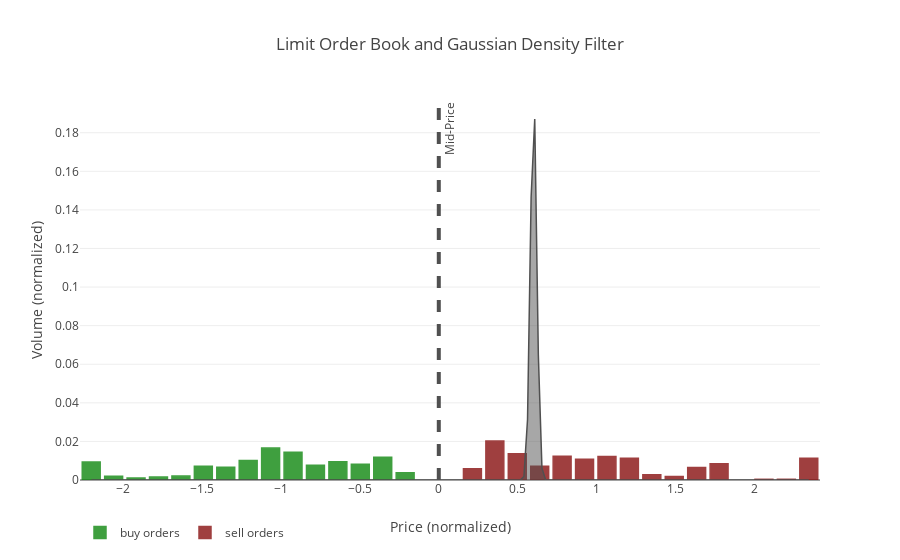

Notebook code cell kept with this figure:
### Code cell
buy_orders = np.array(list(zip(df_bid['price_norm'].values, df_bid['volume_norm'].values)))
sell_orders = np.array(list(zip(df_ask['price_norm'].values, df_ask['volume_norm'].values)))

print(len(buy_orders), len(sell_orders))
p = K/(len(buy_orders) + len(sell_orders)) 
ss = len(buy_orders) / (len(buy_orders)  + len(sell_orders))

print(p*len(buy_orders))

lobs_plots.plot_lob_and_gdf(buy_orders, sell_orders, gdfs[13, :], K)

### Figure 1 — Plotly figure (JSON) as saved in the notebook; plotly's stock layout.template omitted (floating-point values rounded to 4 significant figures; data arrays with more than 128 entries replaced by an {"elided": "..."} marker saying what was removed)
{"data": [{"marker": {"color": "rgb(0, 128, 0)", "line": {"color": "rgb(0, 128, 0)", "width": 1.5}}, "name": "buy orders", "opacity": 0.75, "type": "bar", "x": [-2.199, -2.057, -1.916, -1.774, -1.632, -1.49, -1.348, -1.206, -1.064, -0.9223, -0.7804, -0.6385, -0.4966, -0.3547, -0.2128], "y": [0.009324, 0.001914, 0.001033, 0.001514, 0.002011, 0.00707, 0.006602, 0.01006, 0.01656, 0.01433, 0.007601, 0.009447, 0.008168, 0.01185, 0.003798]}, {"marker": {"color": "rgb(128, 0, 0)", "line": {"color": "rgb(128, 0, 0)", "width": 1.5}}, "name": "sell orders", "opacity": 0.75, "type": "bar", "x": [0.2128, 0.3547, 0.4966, 0.6385, 0.7804, 0.9223, 1.064, 1.206, 1.348, 1.49, 1.632, 1.774, 2.057, 2.199, 2.341], "y": [0.005781, 0.02016, 0.01358, 0.007191, 0.01231, 0.01075, 0.01219, 0.01134, 0.002775, 0.001876, 0.006446, 0.008406, 0.0003571, 0.0003697, 0.01127]}, {"fill": "tozeroy", "line": {"color": "rgb(80, 80, 80)", "width": 1.5}, "mode": "lines", "name": "GDF", "opacity": 0.75, "showlegend": false, "type": "scatter", "x": {"elided": "200 float values"}, "y": {"elided": "200 float values"}}], "layout": {"annotations": [{"showarrow": false, "text": "Mid-Price", "textangle": -90, "x": 0, "xanchor": "left", "xref": "x", "xshift": 0, "y": 1, "yref": "paper"}], "legend": {"orientation": "h"}, "shapes": [{"line": {"color": "rgb(80, 80, 80)", "dash": "dash", "width": 4}, "type": "line", "x0": 0, "x1": 0, "xref": "x", "y0": 0, "y1": 1, "yref": "paper"}], "showlegend": true, "title": "Limit Order Book and Gaussian Density Filter", "xaxis": {"title": "Price (normalized)"}, "yaxis": {"title": "Volume (normalized)"}}}
